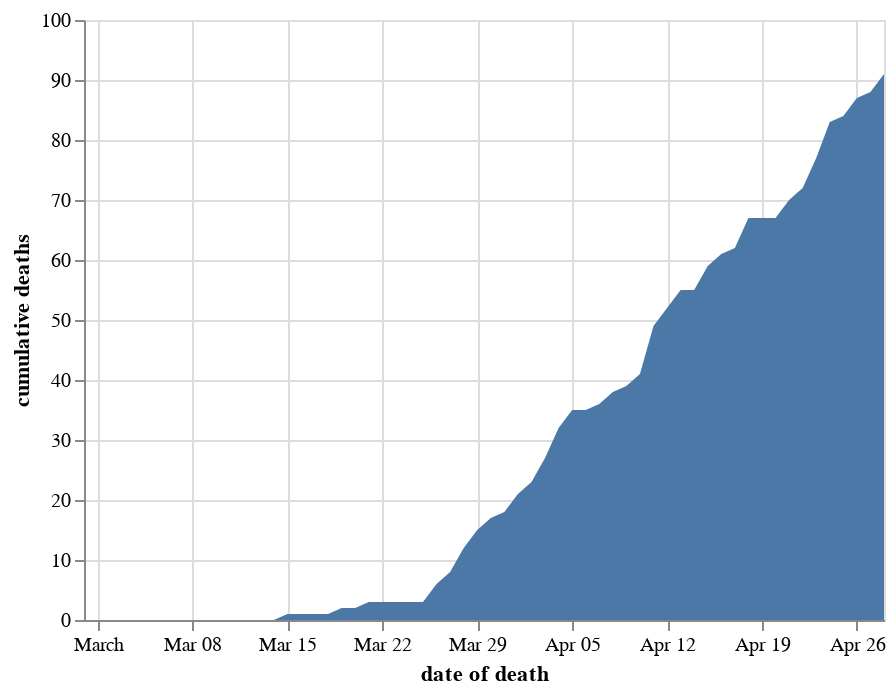

The cell this chart's notebook holds for it:
### Markdown cell above
### Cumulative

### Code cell
chart_dodds = chart_doddbt.copy()
chart_dodds = chart_dodds[chart_dodds.code.isin(trustcodes_shropshirestar)]
chart_dodds = chart_dodds.groupby(['date of death'], as_index=False)['cumulative deaths'].sum()
alt.Chart(chart_dodds).mark_area().encode(
    x='date of death',
    y='cumulative deaths'
)

### Figure 1 — Vega-Lite specification as saved in the notebook (floating-point values rounded to 4 significant figures)
{"config": {"view": {"continuousWidth": 400, "continuousHeight": 300}}, "data": {"name": "data-aaa6444695c26c5b1f8eb3f037d57ff7"}, "mark": "area", "encoding": {"x": {"type": "temporal", "field": "date of death"}, "y": {"type": "quantitative", "field": "cumulative deaths"}}, "$schema": "https://vega.github.io/schema/vega-lite/v4.8.1.json", "datasets": {"data-aaa6444695c26c5b1f8eb3f037d57ff7": [{"date of death": "2020-02-29T00:00:00", "cumulative deaths": 0}, {"date of death": "2020-03-01T00:00:00", "cumulative deaths": 0}, {"date of death": "2020-03-02T00:00:00", "cumulative deaths": 0}, {"date of death": "2020-03-03T00:00:00", "cumulative deaths": 0}, {"date of death": "2020-03-04T00:00:00", "cumulative deaths": 0}, {"date of death": "2020-03-05T00:00:00", "cumulative deaths": 0}, {"date of death": "2020-03-06T00:00:00", "cumulative deaths": 0}, {"date of death": "2020-03-07T00:00:00", "cumulative deaths": 0}, {"date of death": "2020-03-08T00:00:00", "cumulative deaths": 0}, {"date of death": "2020-03-09T00:00:00", "cumulative deaths": 0}, {"date of death": "2020-03-10T00:00:00", "cumulative deaths": 0}, {"date of death": "2020-03-11T00:00:00", "cumulative deaths": 0}, {"date of death": "2020-03-12T00:00:00", "cumulative deaths": 0}, {"date of death": "2020-03-13T00:00:00", "cumulative deaths": 0}, {"date of death": "2020-03-14T00:00:00", "cumulative deaths": 0}, {"date of death": "2020-03-15T00:00:00", "cumulative deaths": 1}, {"date of death": "2020-03-16T00:00:00", "cumulative deaths": 1}, {"date of death": "2020-03-17T00:00:00", "cumulative deaths": 1}, {"date of death": "2020-03-18T00:00:00", "cumulative deaths": 1}, {"date of death": "2020-03-19T00:00:00", "cumulative deaths": 2}, {"date of death": "2020-03-20T00:00:00", "cumulative deaths": 2}, {"date of death": "2020-03-21T00:00:00", "cumulative deaths": 3}, {"date of death": "2020-03-22T00:00:00", "cumulative deaths": 3}, {"date of death": "2020-03-23T00:00:00", "cumulative deaths": 3}, {"date of death": "2020-03-24T00:00:00", "cumulative deaths": 3}, {"date of death": "2020-03-25T00:00:00", "cumulative deaths": 3}, {"date of death": "2020-03-26T00:00:00", "cumulative deaths": 6}, {"date of death": "2020-03-27T00:00:00", "cumulative deaths": 8}, {"date of death": "2020-03-28T00:00:00", "cumulative deaths": 12}, {"date of death": "2020-03-29T00:00:00", "cumulative deaths": 15}, {"date of death": "2020-03-30T00:00:00", "cumulative deaths": 17}, {"date of death": "2020-03-31T00:00:00", "cumulative deaths": 18}, {"date of death": "2020-04-01T00:00:00", "cumulative deaths": 21}, {"date of death": "2020-04-02T00:00:00", "cumulative deaths": 23}, {"date of death": "2020-04-03T00:00:00", "cumulative deaths": 27}, {"date of death": "2020-04-04T00:00:00", "cumulative deaths": 32}, {"date of death": "2020-04-05T00:00:00", "cumulative deaths": 35}, {"date of death": "2020-04-06T00:00:00", "cumulative deaths": 35}, {"date of death": "2020-04-07T00:00:00", "cumulative deaths": 36}, {"date of death": "2020-04-08T00:00:00", "cumulative deaths": 38}, {"date of death": "2020-04-09T00:00:00", "cumulative deaths": 39}, {"date of death": "2020-04-10T00:00:00", "cumulative deaths": 41}, {"date of death": "2020-04-11T00:00:00", "cumulative deaths": 49}, {"date of death": "2020-04-12T00:00:00", "cumulative deaths": 52}, {"date of death": "2020-04-13T00:00:00", "cumulative deaths": 55}, {"date of death": "2020-04-14T00:00:00", "cumulative deaths": 55}, {"date of death": "2020-04-15T00:00:00", "cumulative deaths": 59}, {"date of death": "2020-04-16T00:00:00", "cumulative deaths": 61}, {"date of death": "2020-04-17T00:00:00", "cumulative deaths": 62}, {"date of death": "2020-04-18T00:00:00", "cumulative deaths": 67}, {"date of death": "2020-04-19T00:00:00", "cumulative deaths": 67}, {"date of death": "2020-04-20T00:00:00", "cumulative deaths": 67}, {"date of death": "2020-04-21T00:00:00", "cumulative deaths": 70}, {"date of death": "2020-04-22T00:00:00", "cumulative deaths": 72}, {"date of death": "2020-04-23T00:00:00", "cumulative deaths": 77}, {"date of death": "2020-04-24T00:00:00", "cumulative deaths": 83}, {"date of death": "2020-04-25T00:00:00", "cumulative deaths": 84}, {"date of death": "2020-04-26T00:00:00", "cumulative deaths": 87}, {"date of death": "2020-04-27T00:00:00", "cumulative deaths": 88}, {"date of death": "2020-04-28T00:00:00", "cumulative deaths": 91}]}}
